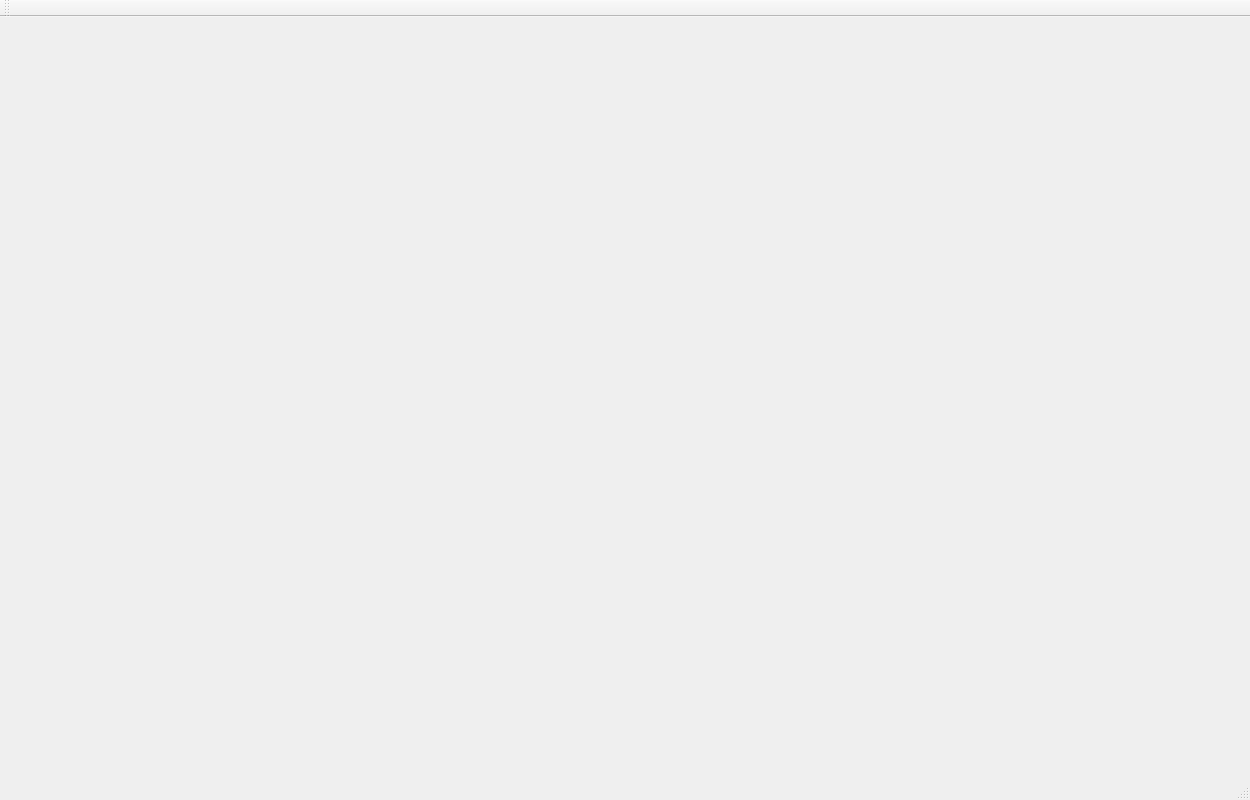
<?xml version="1.0" encoding="UTF-8"?>
<ui version="4.0">
 <class>MainWindow</class>
 <widget class="QMainWindow" name="MainWindow">
  <property name="geometry">
   <rect>
    <x>0</x>
    <y>0</y>
    <width>1250</width>
    <height>800</height>
   </rect>
  </property>
  <property name="sizePolicy">
   <sizepolicy hsizetype="Fixed" vsizetype="Fixed">
    <horstretch>0</horstretch>
    <verstretch>0</verstretch>
   </sizepolicy>
  </property>
  <property name="minimumSize">
   <size>
    <width>1250</width>
    <height>800</height>
   </size>
  </property>
  <property name="maximumSize">
   <size>
    <width>1250</width>
    <height>800</height>
   </size>
  </property>
  <property name="windowTitle">
   <string>MainWindow</string>
  </property>
  <widget class="QWidget" name="centralWidget">
   <layout class="QVBoxLayout" name="verticalLayout">
    <property name="spacing">
     <number>0</number>
    </property>
    <property name="leftMargin">
     <number>0</number>
    </property>
    <property name="topMargin">
     <number>0</number>
    </property>
    <property name="rightMargin">
     <number>0</number>
    </property>
    <property name="bottomMargin">
     <number>0</number>
    </property>
    <item>
     <widget class="QWidget" name="widget" native="true">
      <layout class="QVBoxLayout" name="verticalLayout_2">
       <property name="spacing">
        <number>0</number>
       </property>
       <property name="leftMargin">
        <number>0</number>
       </property>
       <property name="topMargin">
        <number>0</number>
       </property>
       <property name="rightMargin">
        <number>0</number>
       </property>
       <property name="bottomMargin">
        <number>0</number>
       </property>
       <item>
        <layout class="QGridLayout" name="gridLayout">
         <property name="spacing">
          <number>0</number>
         </property>
        </layout>
       </item>
      </layout>
     </widget>
    </item>
   </layout>
  </widget>
  <widget class="QMenuBar" name="menuBar">
   <property name="geometry">
    <rect>
     <x>0</x>
     <y>0</y>
     <width>1250</width>
     <height>25</height>
    </rect>
   </property>
  </widget>
  <widget class="QToolBar" name="mainToolBar">
   <attribute name="toolBarArea">
    <enum>TopToolBarArea</enum>
   </attribute>
   <attribute name="toolBarBreak">
    <bool>false</bool>
   </attribute>
  </widget>
  <widget class="QStatusBar" name="statusBar"/>
 </widget>
 <layoutdefault spacing="6" margin="11"/>
 <resources/>
 <connections/>
</ui>
